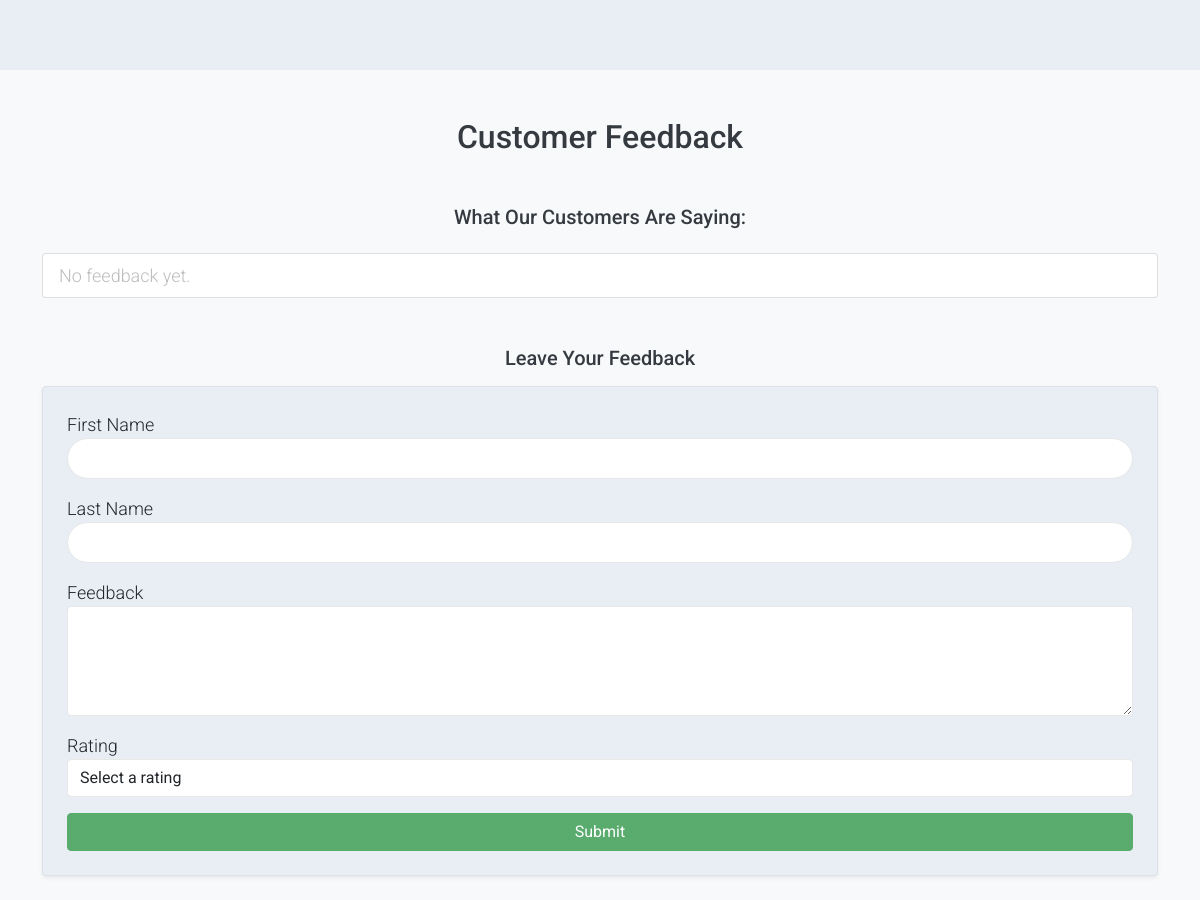
Before: / (middle part) with the older database file.
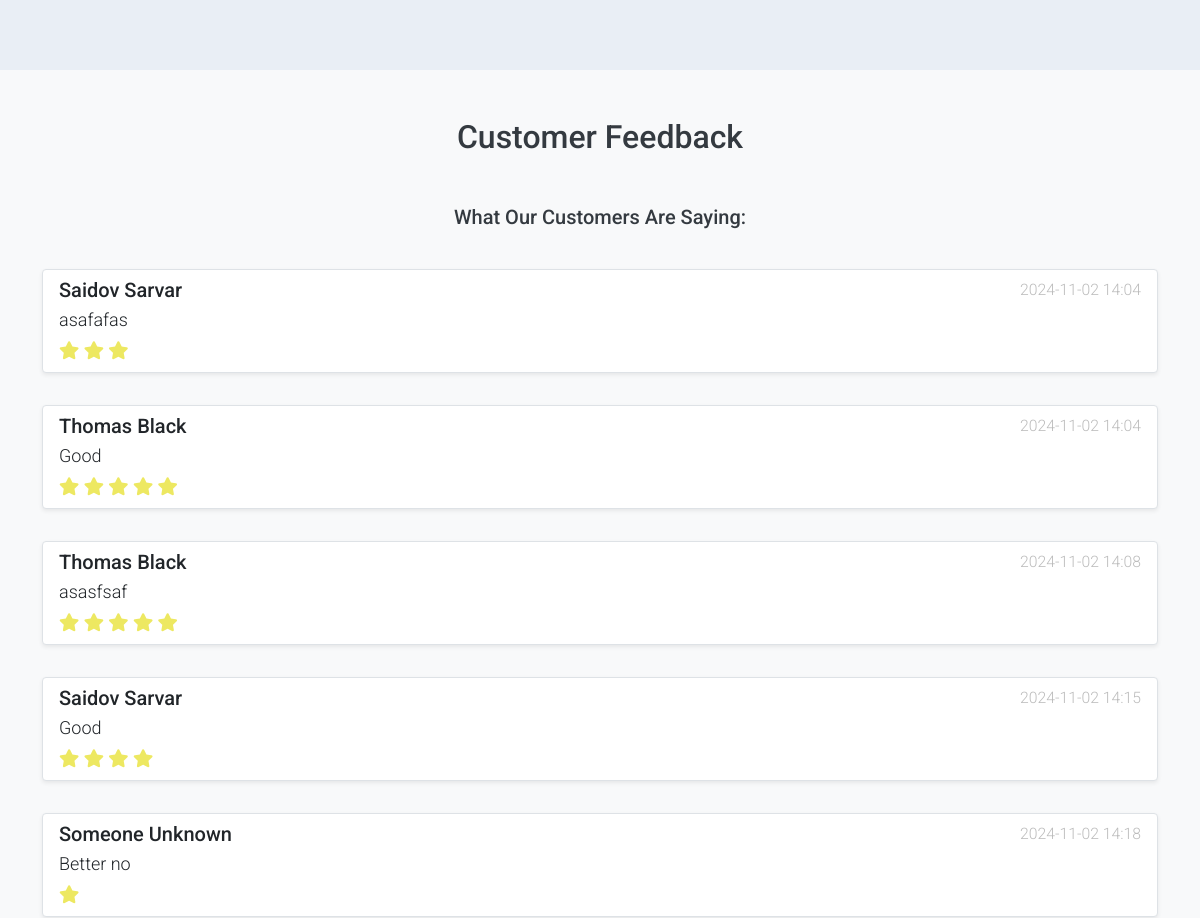
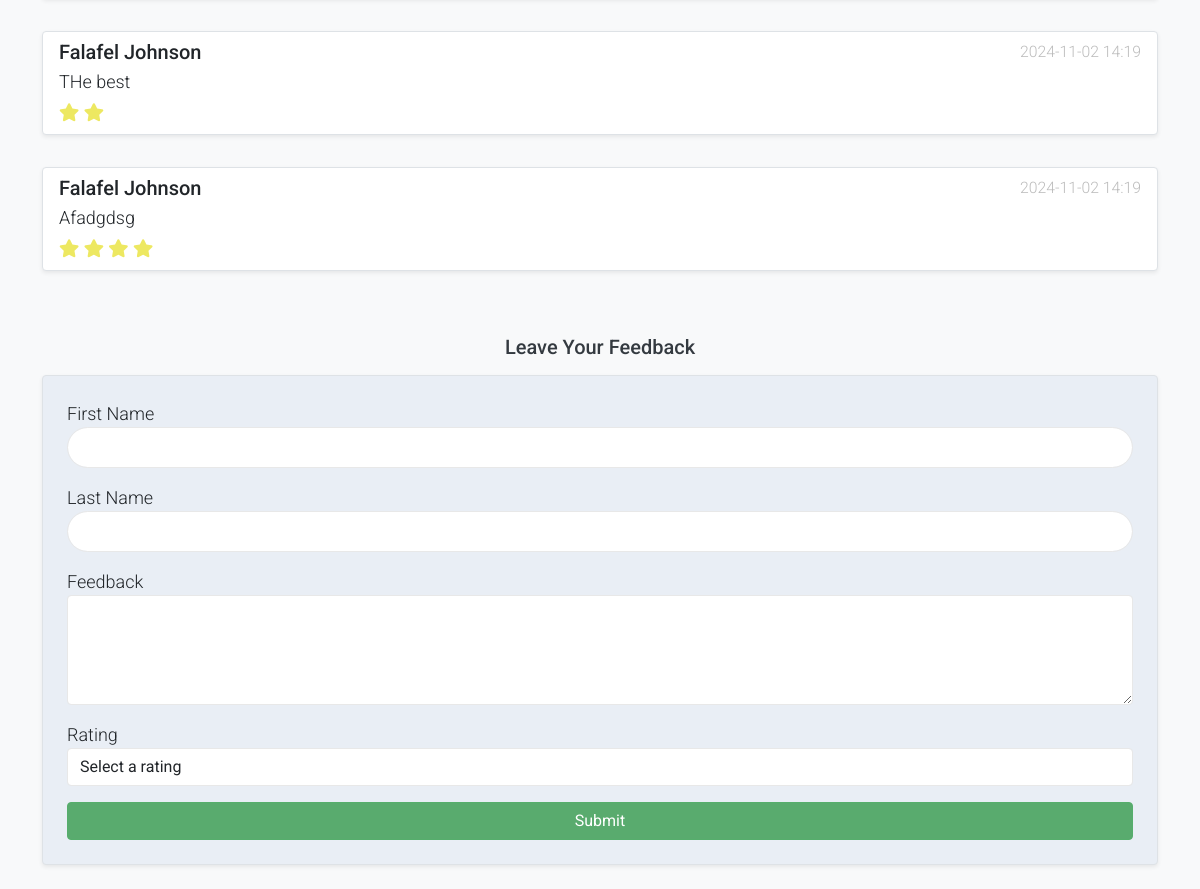
After: the same page with the newer database file (2 pictures, top to bottom).
### main/models.py (models this page shows, shortened)
class Comment(models.Model):
    first_name = models.CharField(max_length=100,null=True)
    last_name = models.CharField(max_length=100,null=True)
    text = models.TextField()
    rating = models.IntegerField(default=0)
    created_at = models.DateTimeField(auto_now_add=True)

### main/views.py (the view)
# urls.py: path('', index, name='index'),
def index(request):
    comments = Comment.objects.all()
    form = CommentForm()
    if request.method == 'POST':
        form = CommentForm(request.POST)
        if form.is_valid():
            form.save()
            messages.success(request, 'Your comment has been successfully added!')
            return redirect('main:index')
    context = {
        'comments': comments,
        'form': form,
    }
    return render(request, 'index.html', context)

### main/forms.py
class CommentForm(forms.ModelForm):
    class Meta:
        model = Comment
        fields = ['first_name', 'last_name', 'text', 'rating']
    rating = forms.ChoiceField(choices=[(i, str(i)) for i in range(1, 6)], label="Rating (1-5)")

### templates/index.html (shortened to what this page needs)
{% extends 'base.html' %}
{% load static %}
{% block content %}
    <section class="bg-light">
        <div class="container py-5">
            <div class="row">
            </div>
        </div>
    </section>
    <div class="container py-5">
        <h2 class="text-center mb-5">Customer Feedback</h2>
        <div class="feedback-section mb-5">
            <h3 class="h5 mb-4">What Our Customers Are Saying:</h3>
            <div class="list-group">
                {% for comment in comments %}
                    <div class="list-group-item my-3 border rounded shadow-sm bg-white">
                        <div class="d-flex justify-content-between align-items-start">
                            <h5 class="mb-1">{{ comment.first_name }} {{ comment.last_name }}</h5>
                            <small class="text-muted">{{ comment.created_at|date:"Y-m-d H:i" }}</small>
                        </div>
                        <p class="mb-1">{{ comment.text }}</p>
                        <div class="text-warning">
                            {% for i in "12345" %}
                                {% if forloop.counter <= comment.rating %}
                                    <i class="fa fa-star"></i>
                                {% else %}
                                    <i class="fa fa-star-o"></i>
                                {% endif %}
                            {% endfor %}
                        </div>
                    </div>
                {% empty %}
                    <div class="list-group-item text-muted">No feedback yet.</div>
                {% endfor %}
            </div>
        </div>
        <h3 class="h5 mb-3">Leave Your Feedback</h3>
        <form method="post" class="p-4 border rounded shadow-sm bg-light">
            <div class="form-group mb-3">
                <label for="first_name">First Name</label>
                <input type="text" name="first_name" class="form-control" required>
            </div>
            <div class="form-group mb-3">
                <label for="last_name">Last Name</label>
                <input type="text" name="last_name" class="form-control" required>
            </div>
            <div class="form-group mb-3">
                <label for="text">Feedback</label>
                <textarea name="text" class="form-control" rows="4" required></textarea>
            </div>
            <div class="form-group mb-3">
                <label for="rating">Rating</label>
                <select name="rating" class="form-control" required>
                    <option value="" disabled selected>Select a rating</option>
                </select>
            </div>
            <button type="submit" class="btn btn-success w-100">Submit</button>
        </form>
    </div>
{% endblock content %}

### templates/base.html (shortened to what this page needs)
<!DOCTYPE html>
<html lang="en">
<head>
    {% load static %}
    {% include 'components/styles.html' %}
</head>
<body>
{% block content %}{% endblock content %}
</body>
</html>

### templates/components/styles.html (shortened to what this page needs)
{% load static %}
<link rel="stylesheet" href="{% static 'assets/css/bootstrap.min.css'%}">
<link rel="stylesheet" href="{% static 'assets/css/templatemo.css'%}">
<link rel="stylesheet" href="{% static 'assets/css/custom.css'%}">
<link rel="stylesheet" href="{% static 'assets/css/fontawesome.min.css'%}">
<link rel="stylesheet" type="text/css" href="{% static 'assets/css/slick.min.css'%}">
<link rel="stylesheet" type="text/css" href="{% static 'assets/css/slick-theme.css'%}">
<link rel="stylesheet" href="https://unpkg.com/leaflet@1.7.1/dist/leaflet.css" />

### templates/components/main_banner.html (shortened to what this page needs)
{% load static %}

### templates/components/scripts.html (shortened to what this page needs)
{% load static  %}

### static/assets/css/templatemo.css (style rules this page uses)
body, ul, li, p, a, label, input, div { font-family: 'Roboto', sans-serif; font-size: 18px !important; font-weight: 300 !important; }
.text-warning { color: #ede861 !important; }
.text-muted { color: #bcbcbc !important; }
.bg-light { background-color: #e9eef5 !important; }
.btn-success { background-color: #59ab6e !important; border-color: #56ae6c !important; }
.form-control { border: 1px solid #e8e8e8; }

### templates/index.html (style rules this page uses)
body { background-color: #f8f9fa; }
h2, h3 { color: #343a40; text-align: center; }
.list-group-item { background-color: #ffffff; transition: background-color 0.3s; }
.feedback-section { margin-bottom: 30px; }
input[type="text"], textarea { border-radius: 25px; }

Changed rows visible on the page:
added Comment: first_name "Saidov", last_name "Sarvar", created_at "2024-11-02 14:04", text "asafafas", rating 3 (drawn)
added Comment: first_name "Thomas", last_name "Black", created_at "2024-11-02 14:04", text "Good", rating 5 (drawn)
added Comment: first_name "Thomas", last_name "Black", created_at "2024-11-02 14:08", text "asasfsaf", rating 5 (drawn)
added Comment: first_name "Saidov", last_name "Sarvar", created_at "2024-11-02 14:15", text "Good", rating 4 (drawn)
added Comment: first_name "Someone", last_name "Unknown", created_at "2024-11-02 14:18", text "Better no", rating 1 (drawn)
added Comment: first_name "Falafel", last_name "Johnson", created_at "2024-11-02 14:19", text "THe best", rating 2 (drawn)
added Comment: first_name "Falafel", last_name "Johnson", created_at "2024-11-02 14:19", text "Afadgdsg", rating 4 (drawn)
Other visible differences:
text no longer shown: "No feedback yet."
